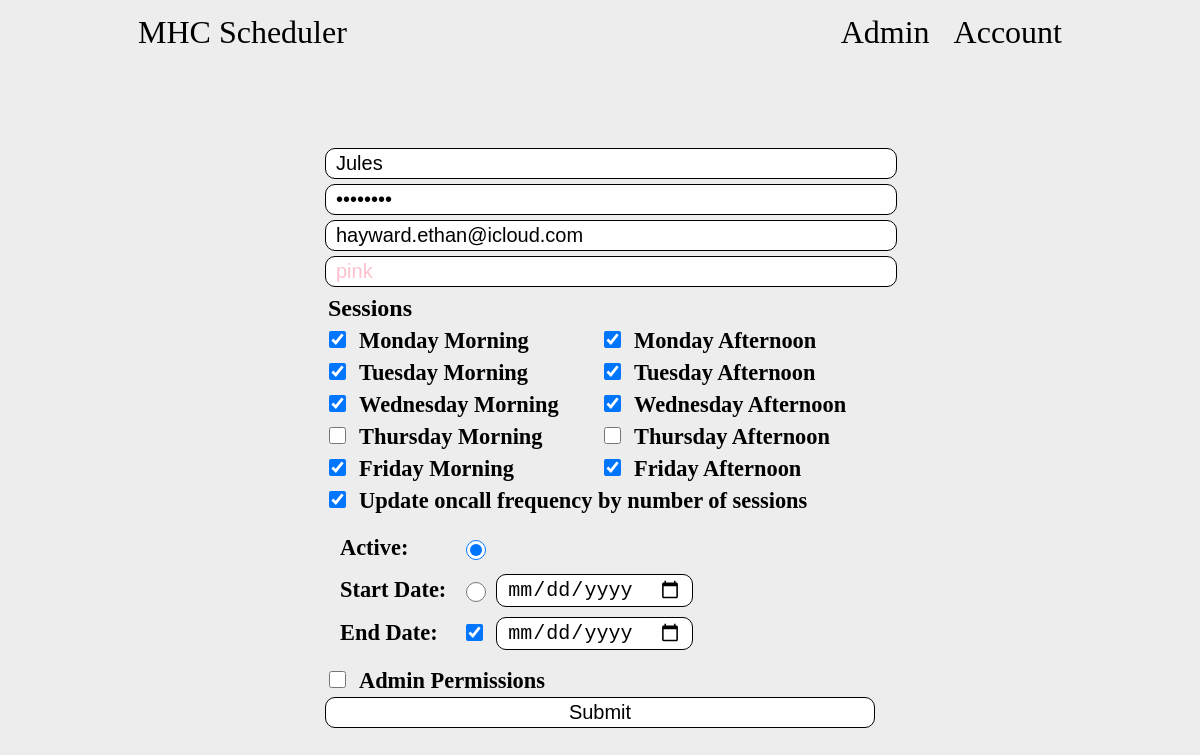
The app's page /editUser?id=4 with its own data.
### tables this page shows
CREATE TABLE people (id INTEGER NOT NULL, name varchar(255) NOT NULL, admin bool NOT NULL, diff int NOT NULL, password varchar(255), email varchar(255), sessions bit(10), weight INTEGER, end_diff int, color varchar(255), active BOOL, activate_date varchar(255), finish_date varchar(255), PRIMARY KEY (id));

### app.py (the view)
@app.route("/editUser", methods=['GET', 'POST'])
def editUser():
    con = sqlite3.connect("main.db")
    con.row_factory = sqlite3.Row
    cur = con.cursor()
    userData = request.form.to_dict()
    sessionData = request.form.get("sessions")
    if request.method == "POST":
        if not request.form.get("name") or not request.form.get("password") or not request.form.get("email") or not request.form.get("color"):
            attackDetails = "Thie could be someone trying to alter the client code to complete the update user form without filling all fields"
            personId = session['user_id']
            cur.execute("INSERT INTO suspicious (person_id, timestamp, type, details) VALUES (?, datetime(), 2, ?)", (personId, attackDetails))
            con.commit()
            cur.close()
            return render_template('editUser.html', user=userData, sessionData=sessionData, warn="Not all fields were filled")
        if not request.form.get("updateWeight") and not request.form.get("weight"):
            return render_template('editUser.html', user=userData, sessionData=sessionData, warn="Not all fields were filled")
        if not request.form.get("start"):
            return render_template('edituser.html', isNew="yes", user=userData, sessionData=sessionData, warn="Please select a start date")
        if not request.form.get("sessions"):
            return render_template('edituser.html', isNew="yes", user=userData, sessionData=sessionData, warn="Please select sessions")
        if not request.form.get("new") and request.form.get("id"):
            userId = request.form.get("id")
        elif not request.form.get("new") and not request.form.get("id"):
            cur.execute("SELECT * FROM people WHERE id = ?;", (person_id,))
            row = cur.fetchone()
            userData = dict(row)
            attackDetails = "Thie could be someone trying to alter the client code to complete the update user form without filling all fields"
            personId = session['user_id']
            cur.execute("INSERT INTO suspicious (person_id, timestamp, type, details) VALUES (?, datetime(), 2, ?)", (personId, attackDetails))
            con.commit()
            cur.close()
            return render_template('editUser.html', user=userData, sessionData=sessionData, warn="Not all fields were filled")
        name = request.form.get("name")
        password = request.form.get("password")
        email = request.form.get("email")
        sessions = request.form.getlist("sessions")
        color = request.form.get("color")
        start = request.form.get("start")
        weightAdd = 0
        admin = 0
        sessionsNumber = 0
        if not request.form.get("updateWeight"):
            weight = int(request.form.get("weight"))
        if request.form.get("updateWeight"):
            weight = 0
            weightAdd = 1
        if request.form.get("admin"):
            admin = 1
        if request.form.get("endDateCheck"):
            endDate = request.form.get("endDate")
        else:
            endDate = None
        if start == "date":
            active = 0
            startDate = request.form.get("startDate")
        else:
            active = 1
            startDate = None
        for i in range(len(sessions)):
            sessionsNumber += int(sessions[i])
            weight += weightAdd
        if request.form.get("new"): # Create new user
            con.row_factory = lambda cursor, row: row[0]
            listCur = con.cursor()
            listCur.execute("SELECT diff FROM people ORDER BY diff DESC LIMIT 1")
            highestDiff = listCur.fetchall()[0]
            listCur.execute("SELECT end_diff FROM people ORDER BY end_diff DESC LIMIT 1")
            highestEndDiff = listCur.fetchall()[0]
            cur.execute("INSERT INTO people (name, password, email, sessions, weight, admin, diff, end_diff, color, finish_date, active, activate_date, diff, end_diff) VALUES (?,?,?,?,?,?,0,0,?,?,?,?,?,?)", (name, password, email, sessionsNumber, weight, admin, color, endDate or None, active, startDate or None, highestDiff, highestEndDiff))
        else: # Edit user
            cur.execute("UPDATE people SET name = ?, password = ?, email = ?, sessions = ?, weight = ?, admin = ?, color = ?, finish_date = ?, active = ?, activate_date = ? WHERE id = ?", (name, password, email, sessionsNumber, weight, admin, color, endDate, active, startDate, userId))
        con.commit()
        con.close()
        return redirect("./account?users=1")
    else:
        person_id = request.args.get("id")
        if person_id: # Check if fields are filled
            person_id = int(person_id)
            userData = 0
            sessionData = 0
            if person_id != 0:
                cur.execute("SELECT * FROM people WHERE id = ?;", (person_id,))
                row = cur.fetchone()
                userData = dict(row)
                con.close()
                sessionsNumber = userData['sessions']
                sessionData = {}
                daysValues = {"fa": 512, "fm": 256, "tha": 128, "thm": 64, "wa": 32, "wm": 16, "ta": 8, "tm": 4, "ma": 2, "mm": 1}
                if sessionsNumber:
                    for key in daysValues.keys():
                        if sessionsNumber >= daysValues[key]:
                            sessionsNumber -= daysValues[key]
                            sessionData[key] = "Checked"
                        else:
                            sessionData[key] = ""
            return render_template('editUser.html', user=userData, sessionData=sessionData)
        else:
            return redirect("./account")

### app.py (called while the page is built)
@app.after_request
def add_header(response):
    response.headers["Cache-Control"] = "no-store, no-cache, must-revalidate, post-check=0, pre-check=0, max-age=0"
    response.headers["Pragma"] = "no-cache"
    response.headers["Expires"] = "0"
    return response

### templates/editUser.html (shortened to what this page needs)
{% extends "base.html" %}
{% block body %}
<nav>
    <a href="./">MHC Scheduler</a>
    <div>
        <a href="./account">Admin</a>
        <a href="./signin">Account</a>
    </div>
</nav>
<main class="editUser">
    {% if user == 0 %}
    <form action="./editUser?id=0" method="post" class="editUser">
        <p style="color:red; text-align: center; font-size: 1.5rem;">{{ warn }}</p>
        <input type="hidden" name="new" value="1">
        <input required autocomplete="off" type="text" name="name" placeholder="Name">
        <input required autocomplete="off" type="password" name="password" placeholder="Password"id="password">
        <input required autocomplete="off" type="email" name="email" placeholder="Email">
        <input required autocomplete="off" type="text" name="color" placeholder="HTML Color" id="colorInput">
        <h3>Sessions</h3>
        <div class="sessions">
            <div>
                <input type="checkbox" name="sessions" value="1" id="mm"><label for="mm">Monday Morning</label><br>
                <input type="checkbox" name="sessions" value="4" id="tm"><label for="tm">Tuesday Morning</label><br>
                <input type="checkbox" name="sessions" value="16" id="wm"><label for="wm">Wednesday Morning</label><br>
                <input type="checkbox" name="sessions" value="64" id="thm"><label for="thm">Thursday Morning</label><br>
                <input type="checkbox" name="sessions" value="256" id="fm"><label for="fm">Friday Morning</label><br>
            </div>
            <div>
                <input type="checkbox" name="sessions" value="2" id="ma"><label for="ma">Monday Afternoon</label><br>
                <input type="checkbox" name="sessions" value="8" id="ta"><label for="ta">Tuesday Afternoon</label><br>
                <input type="checkbox" name="sessions" value="32" id="wa"><label for="wa">Wednesday Afternoon</label><br>
                <input type="checkbox" name="sessions" value="128" id="tha"><label for="tha">Thursday Afternoon</label><br>
                <input type="checkbox" name="sessions" value="512" id="fa"><label for="fa">Friday Afternoon</label>
            </div>
        </div>
        <span><input checked onclick="frequencyVisibility()" type="checkbox" name="updateWeight" id="weight"><label for="weight">Set oncall frequency by number of sessions</label></span>
        <input style="display: none;" autocomplete="off" type="number" name="weight" min="0" max="10" step="1" placeholder="Oncall Weight (1-10)" value="0">
        <table class="dates">
            <tr>
                <td><label for="active">Active: </label></td>
                <td><input checked type="radio" name="start" value="now" id="active"></td>
                <td></td>
            </tr>
            <tr>
                <td><label for="startDateCheck">Start Date: </label></td>
                <td><input type="radio" name="start" id="startDateCheck"></td>
                <td><input type="date" name="startDate" id="DatePicker"></td>
            </tr>
            <tr>
                <td><label for="endDateCheck">End Date: </label></td>
                <td><input checked type="checkbox" name="endDateCheck" id="endDateCheck"></td>
                <td><input type="date" name="endDate" id="endDatePicker"></td>
            </tr>
        </table>
        <span><input type="checkbox" name="admin" id="admin"><label for="admin">Admin Permissions</label></span>
        <input type="submit" value="Submit">
    {% else %}
    <form action="./editUser?id={{ user['id'] }}" method="post" class="editUser">
        <input required autocomplete="off" type="text" name="name" placeholder="Name" value="{{ user['name'] }}">
        <input required autocomplete="off" type="password" name="password" placeholder="Password" value="{{ user['password'] }}" id="password">
        <input required autocomplete="off" type="email" name="email" placeholder="Email" value="{{ user['email'] }}">
        <input required autocomplete="off" type="text" name="color" placeholder="HTML Color" value="{{ user['color'] }}" id="colorInput">
        <h3>Sessions</h3>
        <div class="sessions">
            <div>
                <input {{ sessionData['mm'] }} type="checkbox" name="sessions" value="1" id="mm"><label for="mm">Monday Morning</label><br>
                <input {{ sessionData['tm'] }} type="checkbox" name="sessions" value="4" id="tm"><label for="tm">Tuesday Morning</label><br>
                <input {{ sessionData['wm'] }} type="checkbox" name="sessions" value="16" id="wm"><label for="wm">Wednesday Morning</label><br>
                <input {{ sessionData['thm'] }} type="checkbox" name="sessions" value="64" id="thm"><label for="thm">Thursday Morning</label><br>
                <input {{ sessionData['fm'] }} type="checkbox" name="sessions" value="256" id="fm"><label for="fm">Friday Morning</label><br>
            </div>
            <div>
                <input {{ sessionData['ma'] }} type="checkbox" name="sessions" value="2" id="ma"><label for="ma">Monday Afternoon</label><br>
                <input {{ sessionData['ta'] }} type="checkbox" name="sessions" value="8" id="ta"><label for="ta">Tuesday Afternoon</label><br>
                <input {{ sessionData['wa'] }} type="checkbox" name="sessions" value="32" id="wa"><label for="wa">Wednesday Afternoon</label><br>
                <input {{ sessionData['tha'] }} type="checkbox" name="sessions" value="128" id="tha"><label for="tha">Thursday Afternoon</label><br>
                <input {{ sessionData['fa'] }} type="checkbox" name="sessions" value="512" id="fa"><label for="fa">Friday Afternoon</label>
            </div>
        </div>
        <span><input checked onclick="frequencyVisibility();" type="checkbox" name="updateWeight" id="weight"><label for="weight">Update oncall frequency by number of sessions</label></span>
        <table class="dates">
            <tr>
                <td><label for="active">Active: </label></td>
                <td><input checked type="radio" name="start" value="now" id="active"></td>
                <td></td>
            </tr>
            <tr>
                <td><label for="startDateCheck">Start Date: </label></td>
                <td><input type="radio" name="start" id="startDateCheck"></td>
                <td><input type="date" name="startDate" id="DatePicker"></td>
            </tr>
            <tr>
                <td><label for="endDateCheck">End Date: </label></td>
                <td><input checked type="checkbox" name="endDateCheck" id="endDateCheck"></td>
                <td><input type="date" name="endDate" id="endDatePicker"></td>
            </tr>
        </table>
        {% if user['admin'] == 1 %}
        <span><input checked type="checkbox" name="admin" id="admin"><label for="admin">Admin Permissions</label></span>
        {% else %}
        <span><input type="checkbox" name="admin" id="admin"><label for="admin">Admin Permissions</label></span>
        {% endif %}
        <input type="submit" value="Submit">
    </form>
    {% endif %}
</main>
{% endblock %}

### static/main.css (style rules this page uses)
body { background-color: rgb(237, 237, 237); padding: 0 10%; font-family:'Times New Roman', Times, serif; }
main.editUser { display: flex; flex-direction: column; align-items: center; height: 90vh; }
form.editUser { display: flex; flex-direction: column; align-items: start; width: 550px; margin: auto; }
form.editUser input[type='text'], form.editUser input[type='password'], form.editUser input[type='email'], form.editUser input[type='number'], form.editUser input[type='submit'] { width: 100%; }
table.dates { display: table; table-layout: auto; width: auto; }
table.dates, table.dates td { border: none; }
table.dates td { width: auto; white-space: nowrap; }
table.dates td input[type='radio'] { height: 20px; width: 20px; vertical-align: middle; }
.sessions { display: flex; flex-direction: row; align-items: center; width: 100%; }
.sessions div { flex: 1; }
nav { color: black; display: flex; flex-direction: row; justify-content: space-between; align-items: center; height: 6vh; }
.print, nav a { color: black; text-decoration: none; padding: 10px; font-size: 2rem; border-radius: 10px; }
label, select, input, button, form a { display: inline-block; font-size: 1.25rem; padding: 3px 10px; border-radius: 10px; }
label { font-weight: bold; font-size: 1.4rem; }
select, input, button, form a { background-color: white; border: 1px solid black; }
form { margin: 10px 0 20px 0; }
form input[type='checkbox'] { height: 17px; width: 17px; }
form input { margin-bottom: 5px; }
form h3 { font-size: 1.5rem; margin: 3px; }
table { width: 100%; margin: 10px 0; }
th, td { padding: 5px; font-size: 1.55rem; }
table, th, td { border: 1px solid black; border-collapse: collapse; }
table input, table form { margin: 0; }
.editUser { display: flex; justify-content: center; align-items: center; }

### static/print.css (style rules this page uses)
nav, a { display: none; }

### records on screen
people: name "Jules", email "hayward.ethan@icloud.com", color "pink"
